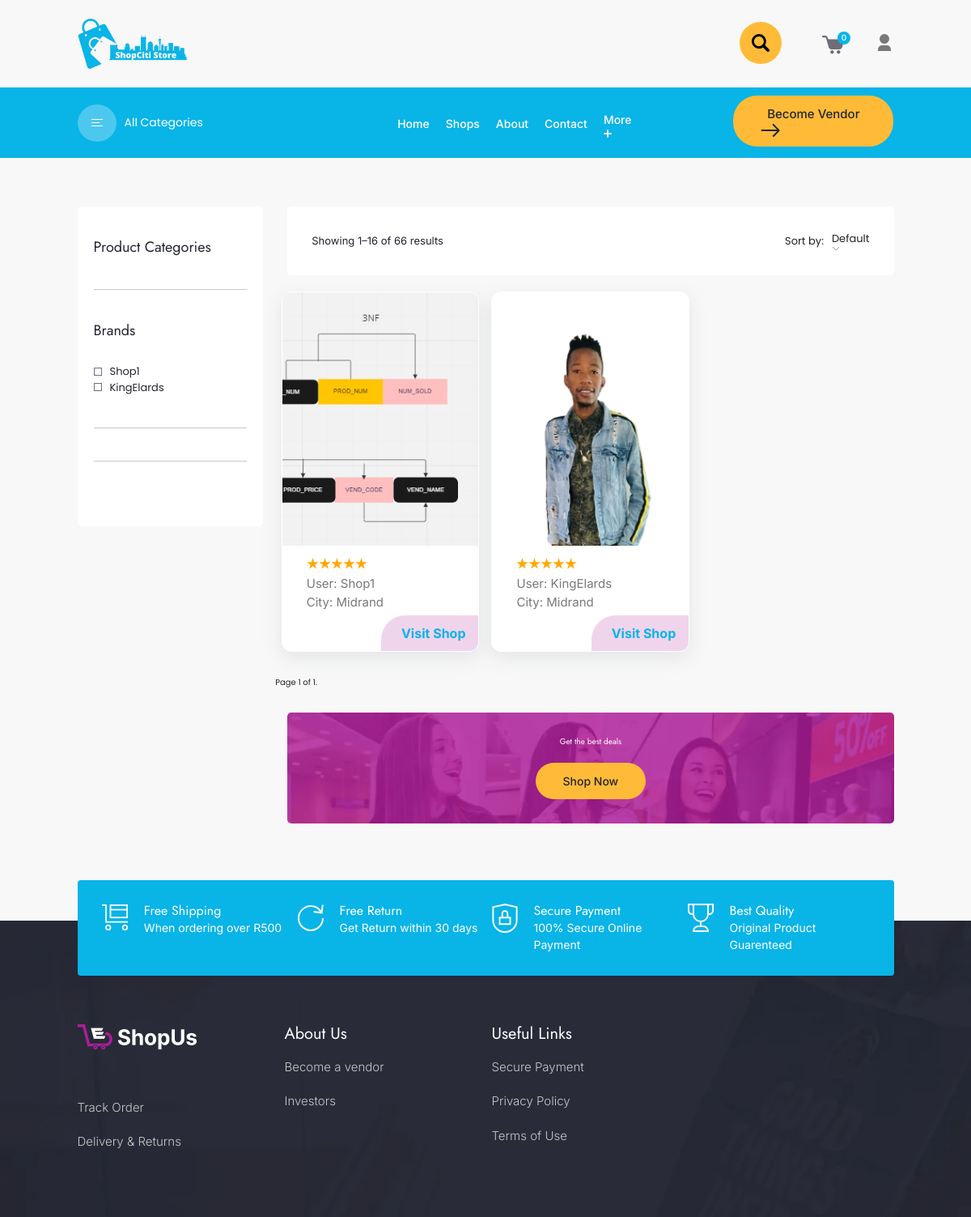
The page /shops/ on the database its author committed.
### shopciti_app/models.py (models this page shows)
class CustomUser(AbstractUser):
    first_name = models.CharField(max_length=30, default='')
    last_name = models.CharField(max_length=30, default='')
    about = models.TextField(blank=True, null=True)
    logo = models.ImageField(upload_to='profile_image/', blank=True, null=True)
    phone_number = models.CharField(max_length=20, blank=True, null=True)
    email = models.EmailField()
    country = models.CharField(max_length=50, blank=True, null=True)
    address = models.TextField(blank=True, null=True)
    city = models.CharField(max_length=100, default='South Africa')
    postal_code = models.CharField(max_length=20, default='0000')
    phone = models.CharField(max_length=15, default='')  # Provide a default empty string
    is_buyer = models.BooleanField(default=False)
    class Meta:
        app_label = 'shopciti_app'

### shopciti_app/views.py (the view)
# urls.py: path('shops/', views.shops, name='shops'),
def shops(request):
    User = get_user_model()
    if request.method == 'POST':
        form = VendorRegistrationForm(request.POST, request.FILES)
        if form.is_valid():
            auth_logout(request)
            request.session.flush()
            form.initial = {}
            user = form.save(commit=False)
            user.set_password(form.cleaned_data["password1"])
            user.save()
            user = authenticate(username=form.cleaned_data['username'], password=form.cleaned_data['password1'])
            if user is not None:
                login(request, user)
                return redirect('dashboard')
        else:
            print(form.errors)
    else:
        form = VendorRegistrationForm()
    print(request.FILES)
    sidebar_users = User.objects.exclude(is_buyer=True)
    users_list = User.objects.exclude(is_buyer=True)
    paginator = Paginator(users_list, 10)  # Show 10 users per page
    page = request.GET.get('page')
    try:
        users = paginator.page(page)
    except PageNotAnInteger:
        users = paginator.page(1)
    except EmptyPage:
        users = paginator.page(paginator.num_pages)
    context = {'users': users, 'sidebar_users': sidebar_users, 'form': form}
    return render(request, 'shops.html', context)

### shopciti_app/forms.py (shortened to what this page needs)
class VendorRegistrationForm(forms.ModelForm):
    password1 = forms.CharField(label='Password', widget=forms.PasswordInput)
    password2 = forms.CharField(label='Confirm Password', widget=forms.PasswordInput)
    class Meta:
        model = CustomUser
        fields = ('username', 'first_name', 'last_name', 'email', 'phone_number', 'country', 'address', 'city', 'postal_code', 'logo', 'password1', 'password2')

### shopciti_app/context_processors.py (called while the page is built)
def cart(request):
    cart = request.session.get('cart', {})
    cart_items = cart.values()
    total_quantity = sum(item['quantity'] for item in cart_items)
    return {'total_quantity': total_quantity}

### shopciti_app/templates/shops.html (shortened to what this page needs)
{% extends 'base.html' %} {% load static %} {% block content %}
<body>
    <section class="product product-sidebar footer-padding">
        <div class="container">
            <div class="row g-5">
                <div class="col-lg-3">
                    <div class="sidebar" data-aos="fade-right">
                        <div class="sidebar-section">
                            <div class="sidebar-wrapper">
                                <h5 class="wrapper-heading">Product Categories</h5>
                                <div class="sidebar-item">
                                    <hr>
                                    <h5 class="wrapper-heading">Brands</h5>
                                    {% for user in sidebar_users %}
                                    <ul class="sidebar-list">
                                        <li>
                                            <input type="checkbox" id="thread" name="thread">
                                            <label for="thread">{{ user.username }}
                                            </label>
                                        </li>
                                    </ul>
                                    {% endfor %}
                                </div>
                            </div>
                            <hr>
                            <hr>
                        </div>
                    </div>
                </div>
                <div class="col-lg-9">
                    <div class="product-sidebar-section" data-aos="fade-up">
                        <div class="row g-5">
                            <div class="col-lg-12">
                                <div class="product-sorting-section">
                                    <div class="result">
                                        <p>Showing <span>1–16 of 66 results</span></p>
                                    </div>
                                    <div class="product-sorting">
                                        <span class="product-sort">Sort by:</span>
                                        <div class="product-list">
                                            <span class="default">Default</span>
                                            <span>
                                                <svg width="10" height="6" viewBox="0 0 10 6" fill="none"
                                                    xmlns="http://www.w3.org/2000/svg">
                                                    <path d="M1 1L5 5L9 1" stroke="#9A9A9A" />
                                                </svg>
                                            </span>
                                        </div>
                                    </div>
                                </div>
                            </div>
                            <div class="container">
                                <div class="row">
                                    {% for user in users %}
                                    <div class="col-lg-4 col-sm-6">
                                        <div class="product-wrapper" data-aos="fade-up">
                                            <div class="product-img">
                                                <a href="{% url 'shop_info' user.id %}" class="favourite cart-item">
                                                {% if user.logo %}
                                                    <img src="{{ user.logo.url }}" alt="{{ user.username }}'s Logo" style="object-fit: cover;">
                                                {% else %}
                                                    <p>No logo available</p>
                                                {% endif %}
                                                </a>
                                            </div>
                                            <div class="product-info">
                                                <div class="ratings">
                                                    <span>
                                                    </span>
                                                </div>
                                                <div class="product-description">
                                                    <p>User: {{ user.username }}</p>
                                                    <p>City: {{ user.city }}</p>
                                                </div>
                                            </div>
                                            <div class="product-cart-btn">
                                                <a href="{% url 'shop_info' user.id %}" class="product-btn">Visit Shop</a>
                                            </div>
                                        </div>
                                    </div>
                                    {% endfor %}
                                </div>
                            </div>
                            <div class="pagination">
                                <span class="step-links">
                                    <span class="current">
                                        Page {{ users.number }} of {{ users.paginator.num_pages }}.
                                    </span>
                                </span>
                            </div>
                            <div class="col-lg-12">
                                <div class="product-deal-section" data-aos="fade-up">
                                    <h5 class="wrapper-heading">Get the best deals</h5>
                                    <a href="seller-sidebar.html" class="shop-btn">Shop Now</a>
                                </div>
                            </div>
                        </div>
                    </div>
                </div>
            </div>
        </div>
    </section>
</body>
{% endblock %}

### rows shown on the page
CustomUser: username "Shop1", logo (picture), city "Midrand"
CustomUser: username "KingElards", logo (picture), city "Midrand"

### other values the page prints
{{ total_quantity }} "0"
{{ users.number }} "1"
{{ users.paginator.num_pages }} "1"
